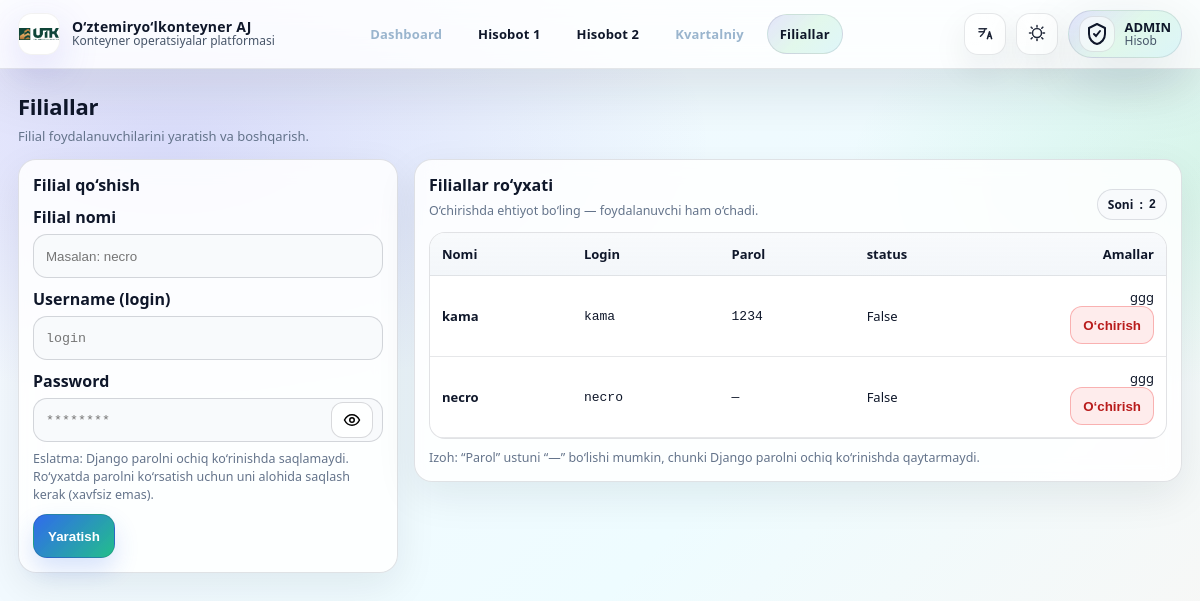
/admin-panel/stations/ (signed in), run on an earlier commit of the app's database.
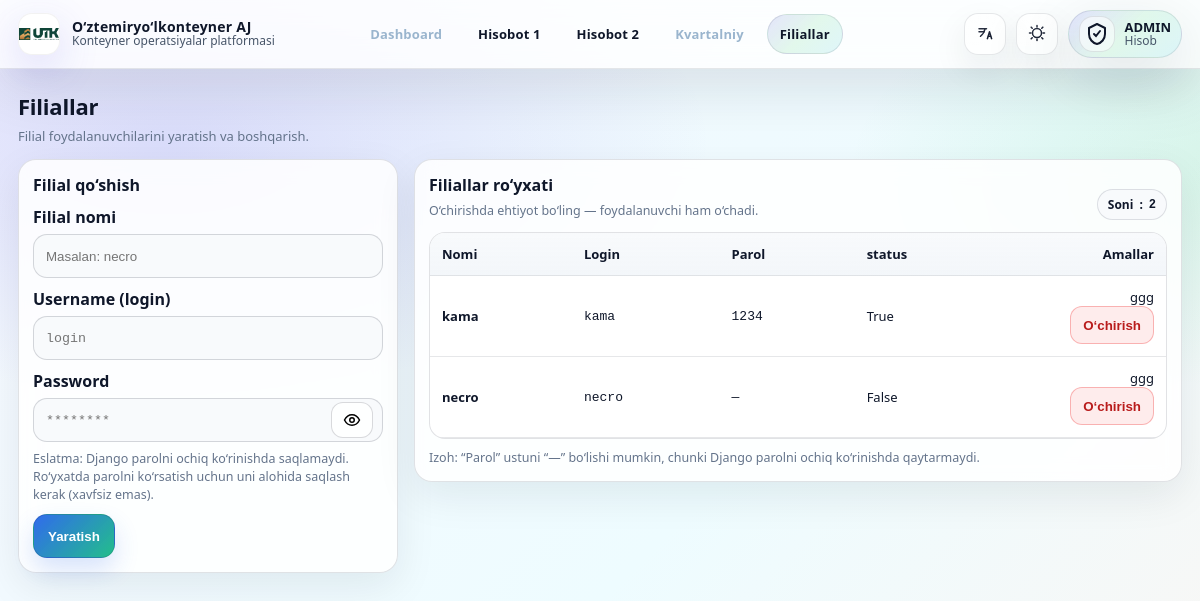
And on a later commit of the database.
### accounts/models.py (models this page shows, shortened)
class StationProfile(models.Model):
    user = models.OneToOneField(User, on_delete=models.CASCADE, related_name='station_profile')
    station_name = models.CharField(max_length=255)
    plain_password = models.CharField(max_length=128, blank=True, default="")
    status=models.BooleanField(default=False)

### accounts/views.py (the view, shortened to what this page needs)
# urls.py: path('admin-panel/stations/', admin_stations, name='admin_stations'),
def admin_stations(request):
    if not (request.user.is_staff or request.user.is_superuser):
        return redirect('station_table_1_list')
    error = None
    stations = StationProfile.objects.select_related('user').order_by('station_name')
    return render(request, 'admin_stations.html', {'stations': stations, 'error': error})

### templates/admin_stations.html (shortened to what this page needs)
{% extends "base.html" %}
{% block content %}
<div class="page-head">
  <div>
    <h1 class="page-title" data-i18n="stations_title">Filiallar</h1>
    <div class="page-sub" data-i18n="stations_sub">Filial foydalanuvchilarini yaratish va boshqarish.</div>
  </div>
</div>
<div class="grid2">
  <div class="cardx">
    <h2 data-i18n="create_title">Filial qo‘shish</h2>
    <form method="post" autocomplete="off">
      <div class="field">
        <label data-i18n="label_station">Filial nomi</label>
        <input class="inp" name="station_name" required placeholder="Masalan: necro">
      </div>
      <div class="field">
        <label data-i18n="label_username">Username (login)</label>
        <input class="inp mono" name="username" required placeholder="login">
      </div>
      <div class="field">
        <label data-i18n="label_password">Password</label>
        <div class="pw-wrap">
          <input class="inp mono" id="pw" name="password" type="password" required placeholder="********">
          <button class="pw-toggle" type="button" id="pwBtn" aria-label="Show password">
            <svg viewBox="0 0 24 24" fill="none" stroke="currentColor" stroke-width="2">
              <path d="M2 12s3.5-7 10-7 10 7 10 7-3.5 7-10 7-10-7-10-7Z"></path>
              <circle cx="12" cy="12" r="3"></circle>
            </svg>
          </button>
        </div>
        <div class="muted" style="margin-top:8px" data-i18n="pw_note">
        </div>
      </div>
      <button class="btnx" type="submit">
        <span data-i18n="btn_create">Yaratish</span>
      </button>
    </form>
  </div>
  <div class="cardx">
    <div style="display:flex;justify-content:space-between;gap:10px;align-items:flex-end;flex-wrap:wrap;">
      <div>
        <h2 style="margin:0" data-i18n="list_title">Filiallar ro‘yxati</h2>
        <div class="muted" style="margin-top:6px" data-i18n="list_sub">
        </div>
      </div>
      <div class="pill">
        <span data-i18n="count">Soni</span>: <b class="mono">{{ stations|length }}</b>
      </div>
    </div>
    <div class="table-wrap" style="margin-top:12px;">
      <div class="scroll-x">
        <table class="tbl">
          <thead>
            <tr>
              <th data-i18n="col_name">Nomi</th>
              <th data-i18n="col_login">Login</th>
              <th data-i18n="col_password">Parol</th>
              <th>status</th>
              <th style="width:160px;text-align:right;" data-i18n="col_actions">Amallar</th>
            </tr>
          </thead>
          <tbody>
            {% for s in stations %}
              <tr>
                <td><b>{{ s.station_name }}</b></td>
                <td class="mono">{{ s.user.username }}</td>
                <td class="mono">{{ s.plain_password|default:"—" }}</td>
                <td>{{s.status}}</td>
                <td>
                  <a href="{%url 'promote_station' s.id %}">ggg</a>
                  <div class="actions">
                    <form method="post"
                          action="{% url 'admin_station_delete' s.id %}"
                          onsubmit="return confirm('Удалить станцию {{ s.station_name }} ({{ s.user.username }})?');">
                      <button class="btn-danger" type="submit" data-i18n="btn_delete">O‘chirish</button>
                    </form>
                  </div>
                </td>
              </tr>
            {% empty %}
              <tr><td colspan="4" class="muted" data-i18n="empty">Hozircha filial yo‘q</td></tr>
            {% endfor %}
          </tbody>
        </table>
      </div>
    </div>
    <div class="muted" style="margin-top:10px" data-i18n="note2">
    </div>
  </div>
</div>
{% endblock %}

What changed in the data, as far as the page shows it:
changed StationProfile "kama": status "False" → "True"
